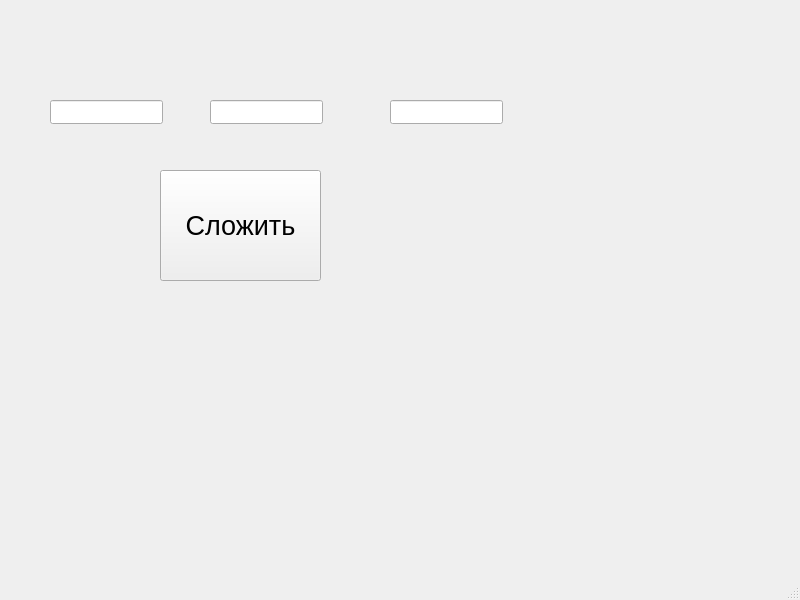
<?xml version="1.0" encoding="UTF-8"?>
<ui version="4.0">
 <class>MainWindow</class>
 <widget class="QMainWindow" name="MainWindow">
  <property name="geometry">
   <rect>
    <x>0</x>
    <y>0</y>
    <width>800</width>
    <height>600</height>
   </rect>
  </property>
  <property name="windowTitle">
   <string>MainWindow</string>
  </property>
  <widget class="QWidget" name="centralwidget">
   <widget class="QPushButton" name="bt_addiction">
    <property name="enabled">
     <bool>true</bool>
    </property>
    <property name="geometry">
     <rect>
      <x>160</x>
      <y>170</y>
      <width>161</width>
      <height>111</height>
     </rect>
    </property>
    <property name="font">
     <font>
      <pointsize>20</pointsize>
     </font>
    </property>
    <property name="text">
     <string>Сложить</string>
    </property>
   </widget>
   <widget class="QLineEdit" name="arg1">
    <property name="geometry">
     <rect>
      <x>50</x>
      <y>100</y>
      <width>113</width>
      <height>24</height>
     </rect>
    </property>
   </widget>
   <widget class="QLineEdit" name="arg2">
    <property name="geometry">
     <rect>
      <x>210</x>
      <y>100</y>
      <width>113</width>
      <height>24</height>
     </rect>
    </property>
   </widget>
   <widget class="QLineEdit" name="result">
    <property name="geometry">
     <rect>
      <x>390</x>
      <y>100</y>
      <width>113</width>
      <height>24</height>
     </rect>
    </property>
   </widget>
  </widget>
  <widget class="QMenuBar" name="menubar">
   <property name="geometry">
    <rect>
     <x>0</x>
     <y>0</y>
     <width>800</width>
     <height>21</height>
    </rect>
   </property>
  </widget>
  <widget class="QStatusBar" name="statusbar"/>
 </widget>
 <resources/>
 <connections/>
</ui>
